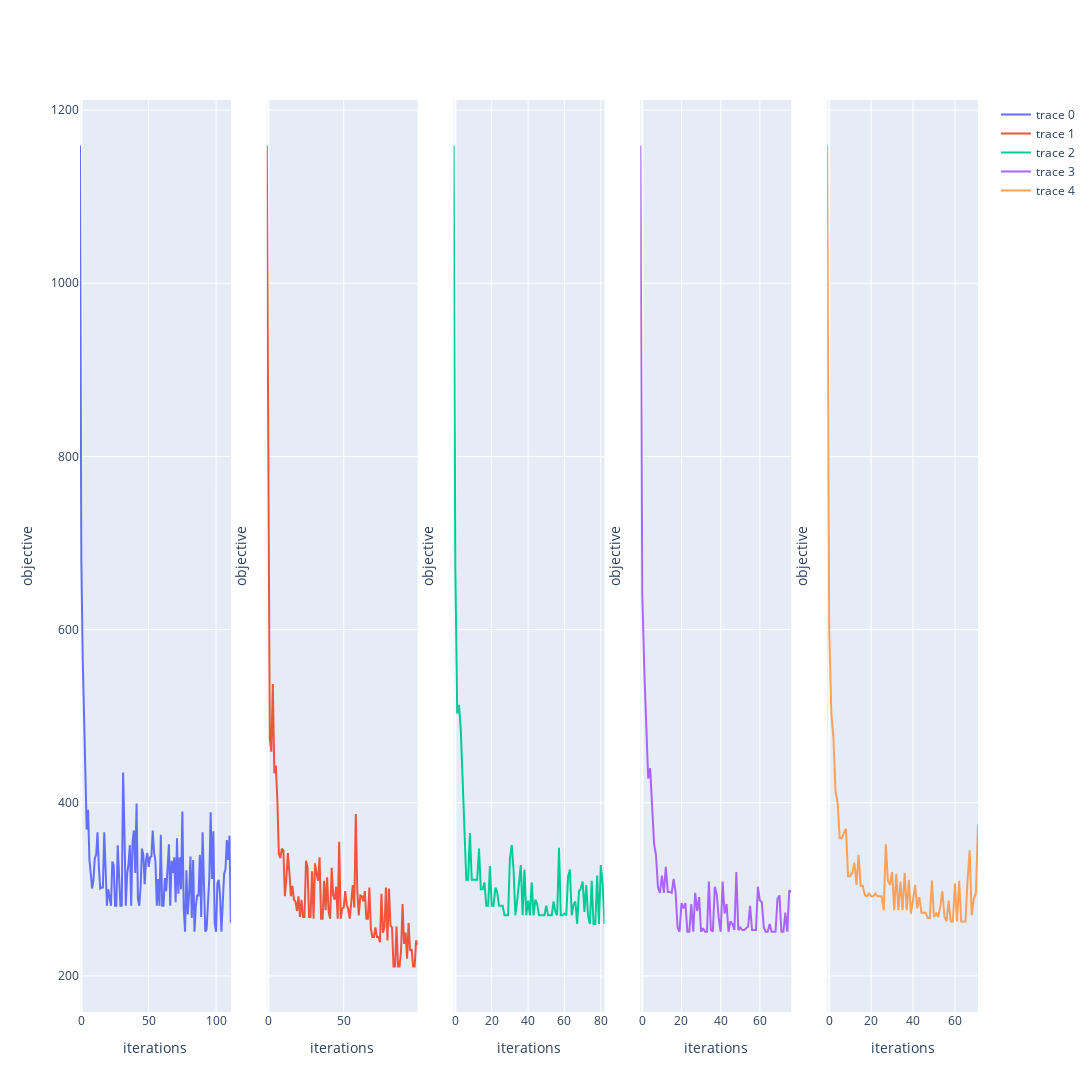

Notebook cell for this chart:
### Code cell
fig = make_subplots(
    rows=len(time_limits), cols=5, shared_yaxes=True,
)

for i, time_limit in enumerate(time_limits):
    rw = i + 1
    time_limit_results = [r for r in results if r[1] == time_limit]
    
    for j, nb_proc in enumerate(nb_processes[:5]):
        cl = j + 1

        cached_search_solutions = [r[5] for r in time_limit_results if r[0] == nb_proc][0]
        x = [s.iteration for s in cached_search_solutions]
        y = [s.objective for s in cached_search_solutions]

        fig.add_trace(go.Scatter(x=x, y=y), row=rw, col=cl)
        fig.update_xaxes(title_text="iterations", row=rw, col=cl)
        fig.update_yaxes(title_text="objective", row=rw, col=cl)

fig.update_layout(height=1200, width=1600)
fig.show()

### Figure 1 — Plotly figure (JSON) as saved in the notebook; plotly's stock layout.template omitted (floating-point values rounded to 4 significant figures)
{"data": [{"type": "scatter", "x": [-1, 0, 1, 2, 3, 4, 5, 6, 7, 8, 9, 10, 11, 12, 13, 14, 15, 16, 17, 18, 19, 20, 21, 22, 23, 24, 25, 26, 27, 28, 29, 30, 31, 32, 33, 34, 35, 36, 37, 38, 39, 40, 41, 42, 43, 44, 45, 46, 47, 48, 49, 50, 51, 52, 53, 54, 55, 56, 57, 58, 59, 60, 61, 62, 63, 64, 65, 66, 67, 68, 69, 70, 71, 72, 73, 74, 75, 76, 77, 78, 79, 80, 81, 82, 83, 84, 85, 86, 87, 88, 89, 90, 91, 92, 93, 94, 95, 96, 97, 98, 99, 100, 101, 102, 103, 104, 105, 106, 107, 108, 109, 110, 111], "xaxis": "x", "y": [1159, 681, 568, 503, 444, 369, 392, 334, 318, 301, 311, 336, 340, 366, 326, 301, 302, 302, 366, 331, 281, 300, 291, 281, 332, 328, 281, 281, 351, 323, 281, 281, 435, 366, 281, 318, 329, 351, 281, 355, 368, 319, 399, 289, 281, 303, 347, 340, 306, 334, 342, 326, 337, 338, 368, 342, 333, 281, 312, 281, 363, 281, 281, 313, 298, 324, 352, 281, 333, 319, 337, 285, 359, 295, 337, 300, 390, 278, 251, 322, 271, 295, 338, 267, 334, 251, 281, 293, 293, 340, 268, 366, 304, 251, 254, 278, 313, 389, 312, 367, 261, 251, 307, 311, 292, 251, 284, 318, 323, 357, 334, 362, 261], "yaxis": "y"}, {"type": "scatter", "x": [-1, 0, 1, 2, 3, 4, 5, 6, 7, 8, 9, 10, 11, 12, 13, 14, 15, 16, 17, 18, 19, 20, 21, 22, 23, 24, 25, 26, 27, 28, 29, 30, 31, 32, 33, 34, 35, 36, 37, 38, 39, 40, 41, 42, 43, 44, 45, 46, 47, 48, 49, 50, 51, 52, 53, 54, 55, 56, 57, 58, 59, 60, 61, 62, 63, 64, 65, 66, 67, 68, 69, 70, 71, 72, 73, 74, 75, 76, 77, 78, 79, 80, 81, 82, 83, 84, 85, 86, 87, 88, 89, 90, 91, 92, 93, 94, 95, 96, 97, 98, 99], "xaxis": "x2", "y": [1159, 769, 474, 459, 537, 434, 443, 404, 341, 336, 347, 345, 292, 313, 342, 319, 292, 304, 288, 286, 275, 292, 268, 288, 268, 268, 333, 326, 268, 268, 321, 266, 330, 318, 310, 337, 266, 266, 310, 276, 314, 274, 266, 325, 293, 288, 303, 266, 355, 266, 278, 279, 298, 282, 277, 266, 291, 305, 279, 387, 298, 270, 293, 292, 286, 298, 266, 266, 302, 254, 245, 245, 256, 245, 245, 239, 295, 250, 256, 302, 241, 301, 258, 256, 211, 211, 257, 211, 211, 229, 283, 237, 250, 220, 261, 229, 231, 211, 211, 241, 236], "yaxis": "y2"}, {"type": "scatter", "x": [-1, 0, 1, 2, 3, 4, 5, 6, 7, 8, 9, 10, 11, 12, 13, 14, 15, 16, 17, 18, 19, 20, 21, 22, 23, 24, 25, 26, 27, 28, 29, 30, 31, 32, 33, 34, 35, 36, 37, 38, 39, 40, 41, 42, 43, 44, 45, 46, 47, 48, 49, 50, 51, 52, 53, 54, 55, 56, 57, 58, 59, 60, 61, 62, 63, 64, 65, 66, 67, 68, 69, 70, 71, 72, 73, 74, 75, 76, 77, 78, 79, 80, 81, 82], "xaxis": "x3", "y": [1159, 667, 503, 513, 483, 427, 377, 311, 311, 365, 311, 311, 311, 311, 347, 300, 300, 308, 281, 281, 327, 281, 281, 302, 297, 281, 281, 281, 270, 270, 270, 336, 351, 323, 270, 287, 312, 328, 270, 323, 270, 287, 270, 308, 270, 288, 283, 270, 270, 270, 270, 281, 270, 270, 270, 286, 274, 270, 348, 270, 270, 272, 270, 315, 323, 270, 282, 286, 260, 298, 301, 309, 274, 305, 269, 260, 310, 260, 260, 316, 260, 328, 307, 260], "yaxis": "y3"}, {"type": "scatter", "x": [-1, 0, 1, 2, 3, 4, 5, 6, 7, 8, 9, 10, 11, 12, 13, 14, 15, 16, 17, 18, 19, 20, 21, 22, 23, 24, 25, 26, 27, 28, 29, 30, 31, 32, 33, 34, 35, 36, 37, 38, 39, 40, 41, 42, 43, 44, 45, 46, 47, 48, 49, 50, 51, 52, 53, 54, 55, 56, 57, 58, 59, 60, 61, 62, 63, 64, 65, 66, 67, 68, 69, 70, 71, 72, 73, 74, 75, 76], "xaxis": "x4", "y": [1159, 640, 554, 480, 428, 440, 392, 353, 339, 302, 296, 316, 296, 326, 297, 297, 296, 312, 296, 256, 251, 284, 278, 284, 251, 251, 283, 251, 296, 275, 291, 251, 255, 251, 251, 309, 253, 251, 303, 294, 267, 251, 309, 272, 283, 251, 263, 260, 253, 320, 253, 256, 253, 253, 255, 257, 281, 253, 253, 253, 303, 287, 285, 256, 251, 251, 260, 251, 251, 251, 289, 293, 251, 251, 273, 251, 299, 297], "yaxis": "y4"}, {"type": "scatter", "x": [-1, 0, 1, 2, 3, 4, 5, 6, 7, 8, 9, 10, 11, 12, 13, 14, 15, 16, 17, 18, 19, 20, 21, 22, 23, 24, 25, 26, 27, 28, 29, 30, 31, 32, 33, 34, 35, 36, 37, 38, 39, 40, 41, 42, 43, 44, 45, 46, 47, 48, 49, 50, 51, 52, 53, 54, 55, 56, 57, 58, 59, 60, 61, 62, 63, 64, 65, 66, 67, 68, 69, 70, 71], "xaxis": "x5", "y": [1159, 599, 504, 475, 413, 400, 359, 359, 365, 370, 315, 315, 319, 331, 305, 340, 304, 304, 293, 292, 295, 292, 292, 295, 292, 292, 292, 276, 352, 310, 305, 320, 276, 318, 276, 309, 276, 319, 276, 311, 272, 288, 305, 278, 291, 273, 273, 273, 267, 267, 310, 268, 272, 268, 280, 298, 268, 263, 287, 263, 263, 307, 263, 310, 263, 263, 263, 310, 345, 270, 289, 296, 375], "yaxis": "y5"}], "layout": {"height": 1200, "width": 1600, "xaxis": {"anchor": "y", "domain": [0, 0.168], "title": {"text": "iterations"}}, "xaxis2": {"anchor": "y2", "domain": [0.208, 0.376], "title": {"text": "iterations"}}, "xaxis3": {"anchor": "y3", "domain": [0.416, 0.584], "title": {"text": "iterations"}}, "xaxis4": {"anchor": "y4", "domain": [0.624, 0.792], "title": {"text": "iterations"}}, "xaxis5": {"anchor": "y5", "domain": [0.832, 1], "title": {"text": "iterations"}}, "yaxis": {"anchor": "x", "domain": [0, 1], "title": {"text": "objective"}}, "yaxis2": {"anchor": "x2", "domain": [0, 1], "matches": "y", "showticklabels": false, "title": {"text": "objective"}}, "yaxis3": {"anchor": "x3", "domain": [0, 1], "matches": "y", "showticklabels": false, "title": {"text": "objective"}}, "yaxis4": {"anchor": "x4", "domain": [0, 1], "matches": "y", "showticklabels": false, "title": {"text": "objective"}}, "yaxis5": {"anchor": "x5", "domain": [0, 1], "matches": "y", "showticklabels": false, "title": {"text": "objective"}}}}
